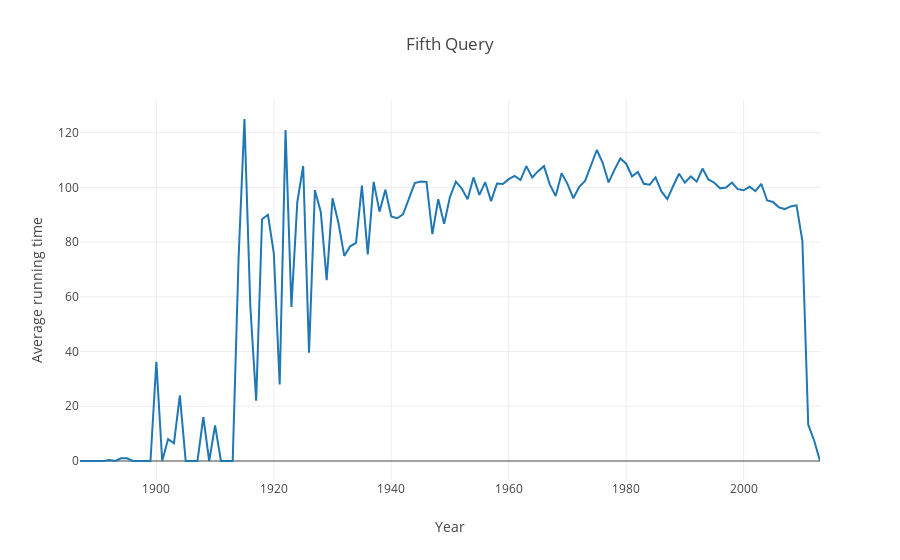

Notebook source saved alongside this figure:
### Code cell
#Query 4 Average running time of films over time

nodeType="Movie"
nodeA1="m.title"
nodeA2="m.releaseDate"
nodeA3="m.runtime"
query1="Match(m:"+nodeType+")return "+nodeA1+","+nodeA2+","+nodeA3

#intiate session to run the query
with driver.session() as graphDB_Session:
        nodes = graphDB_Session.run(query1)

#Movie name year        
nodeA1A2A3=[]
#filling nodeA1A2A3 list
for node in nodes:
    if(type(node[nodeA2])==str):
        hellNo=datetime.datetime.fromtimestamp(int(node[nodeA2])/1000).year
        if(node[nodeA1]=='Rodan'):
            nodeA1A2A3.append([node[nodeA1],1956,node[nodeA3]])
        else:
            nodeA1A2A3.append([node[nodeA1],hellNo,node[nodeA3]])
            
#Sorting nodeA1A2A3 by year in ascending order            
nodeA1A2A3.sort(key=lambda x: x[1])
#y -> y axis data 
y=[]
j=nodeA1A2A3[0][1]
k=0
#filling y list with the average running year for each year
while j<=nodeA1A2A3[len(nodeA1A2A3)-1][1]:
    sum=0
    count=0
    while k<len(nodeA1A2A3) and j==nodeA1A2A3[k][1]:
        count+=1
        if(type(nodeA1A2A3[k][2])==int and nodeA1A2A3[k][2]>0):
            sum+=nodeA1A2A3[k][2]
        k+=1
    if(count==0):
        count=1
    y.append(sum/count)  
    j+=1
    
#x -> x Axis data with years from oldest year to the recent year in the data 
x=list(range(nodeA1A2A3[0][1],nodeA1A2A3[len(nodeA1A2A3)-1][1]))

#Layout of the plot
layout=go.Layout(
    title="Fifth Query",
    yaxis=dict(title='Average running time'),
    xaxis=dict(title='Year'))

#Type of the graph "Line"
trace = go.Scatter(
    x=x,
    y=y,
)

#Create the figure with the layout and the data of x axis and y axis
fig=go.Figure(data=[trace],layout=layout)
py.offline.iplot(fig)

### Figure 1 — Plotly figure (JSON) as saved in the notebook; plotly's stock layout.template omitted (floating-point values rounded to 4 significant figures)
{"data": [{"type": "scatter", "uid": "04b57be6-06f7-45c2-a21f-4398f3c0ecec", "x": [1887, 1888, 1889, 1890, 1891, 1892, 1893, 1894, 1895, 1896, 1897, 1898, 1899, 1900, 1901, 1902, 1903, 1904, 1905, 1906, 1907, 1908, 1909, 1910, 1911, 1912, 1913, 1914, 1915, 1916, 1917, 1918, 1919, 1920, 1921, 1922, 1923, 1924, 1925, 1926, 1927, 1928, 1929, 1930, 1931, 1932, 1933, 1934, 1935, 1936, 1937, 1938, 1939, 1940, 1941, 1942, 1943, 1944, 1945, 1946, 1947, 1948, 1949, 1950, 1951, 1952, 1953, 1954, 1955, 1956, 1957, 1958, 1959, 1960, 1961, 1962, 1963, 1964, 1965, 1966, 1967, 1968, 1969, 1970, 1971, 1972, 1973, 1974, 1975, 1976, 1977, 1978, 1979, 1980, 1981, 1982, 1983, 1984, 1985, 1986, 1987, 1988, 1989, 1990, 1991, 1992, 1993, 1994, 1995, 1996, 1997, 1998, 1999, 2000, 2001, 2002, 2003, 2004, 2005, 2006, 2007, 2008, 2009, 2010, 2011, 2012, 2013], "y": [0, 0, 0, 0, 0, 0.3333, 0, 1, 1, 0, 0, 0, 0, 36.3, 0, 8, 6.5, 24, 0, 0, 0, 16, 0, 13, 0, 0, 0, 74, 125, 56.58, 22, 88.33, 90, 76, 28, 121, 56.33, 94.6, 107.8, 39.6, 99, 91, 66.11, 96, 87.06, 74.96, 78.45, 79.71, 100.7, 75.55, 102, 91.14, 99.13, 89.36, 88.72, 90.18, 96.28, 101.6, 102.2, 102, 82.96, 95.68, 86.67, 96.57, 102.1, 99.57, 95.65, 103.6, 97.27, 101.9, 95, 101.4, 101.2, 103, 104.2, 102.7, 107.8, 103.6, 105.9, 107.8, 101.0, 96.87, 105.2, 101.3, 96.03, 100.2, 102.4, 108.0, 113.7, 108.9, 101.8, 106.4, 110.6, 108.7, 104.0, 105.6, 101.3, 101.0, 103.6, 98.53, 95.73, 100.5, 105.0, 101.7, 104.0, 102.1, 106.9, 102.9, 101.7, 99.66, 99.95, 101.8, 99.37, 98.94, 100.2, 98.64, 101.3, 95.22, 94.69, 92.71, 92.08, 93.05, 93.45, 80.42, 13.27, 7.5, 0, 0]}], "layout": {"title": {"text": "Fifth Query"}, "xaxis": {"title": {"text": "Year"}}, "yaxis": {"title": {"text": "Average running time"}}}}
